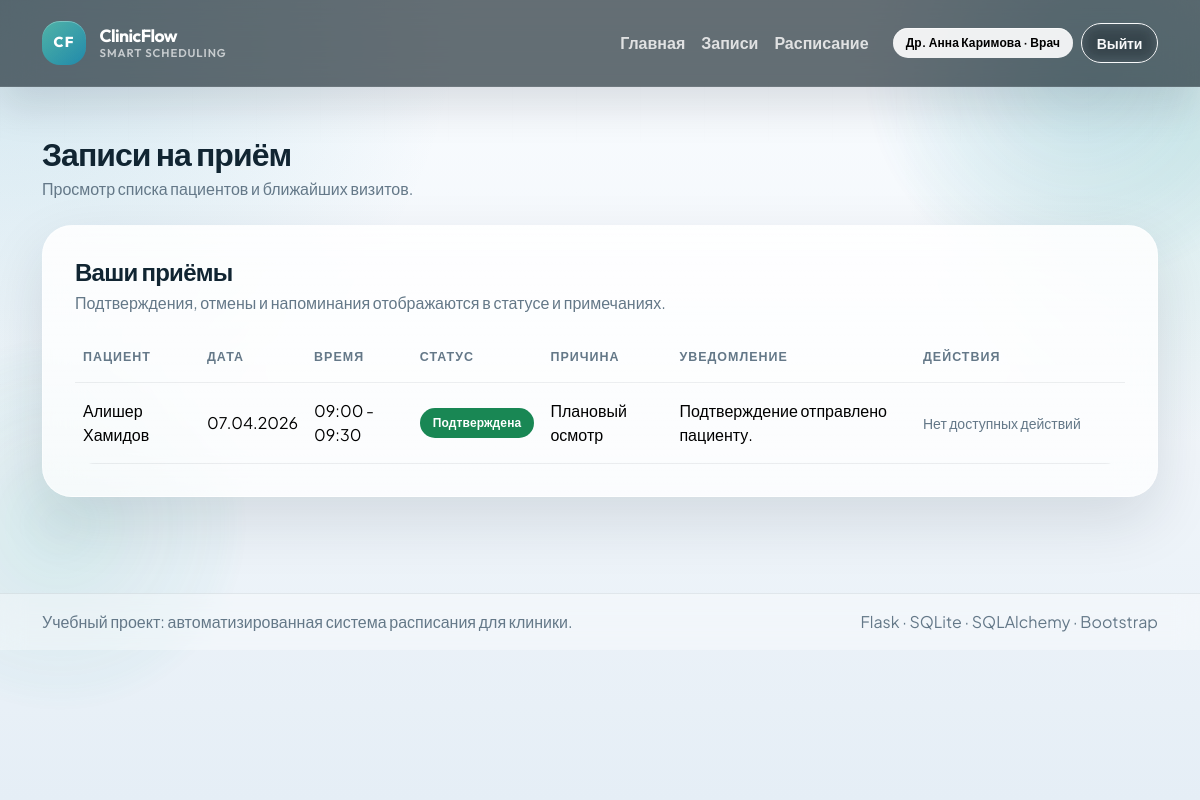
Screenshot of /appointments (signed in) with the database file from the repository.
### models.py (models this page shows, shortened)
class User(db.Model):
    __tablename__ = "users"
    id = db.Column(db.Integer, primary_key=True)
    full_name = db.Column(db.String(120), nullable=False)
    email = db.Column(db.String(120), nullable=False, unique=True, index=True)
    phone = db.Column(db.String(30), unique=True)
    password_hash = db.Column(db.String(255), nullable=False)
    role = db.Column(db.String(20), nullable=False, index=True)
    is_active = db.Column(db.Boolean, default=True, nullable=False)
    created_at = db.Column(db.DateTime, default=datetime.utcnow, nullable=False)
    doctor_profile = db.relationship(
        "Doctor",
        back_populates="user",
        uselist=False,
        cascade="all, delete-orphan",
    )
    patient_profile = db.relationship(
        "Patient",
        back_populates="user",
        uselist=False,
        cascade="all, delete-orphan",
    )

class Appointment(db.Model):
    __tablename__ = "appointments"
    __table_args__ = (
        Index(
            "uq_active_doctor_slot",
            "doctor_id",
            "appointment_date",
            "start_time",
            unique=True,
            sqlite_where=text("status != 'cancelled'"),
        ),
        Index(
            "uq_active_patient_slot",
            "patient_id",
            "appointment_date",
            "start_time",
            unique=True,
            sqlite_where=text("status != 'cancelled'"),
        ),
    )
    id = db.Column(db.Integer, primary_key=True)
    patient_id = db.Column(db.Integer, db.ForeignKey("patients.id"), nullable=False, index=True)
    doctor_id = db.Column(db.Integer, db.ForeignKey("doctors.id"), nullable=False, index=True)
    schedule_id = db.Column(db.Integer, db.ForeignKey("schedules.id"), index=True)
    appointment_date = db.Column(db.Date, nullable=False, index=True)
    start_time = db.Column(db.Time, nullable=False)
    end_time = db.Column(db.Time, nullable=False)
    duration_minutes = db.Column(db.Integer, nullable=False, default=30)
    status = db.Column(db.String(20), nullable=False, default="confirmed", index=True)
    reason = db.Column(db.String(255))
    notes = db.Column(db.Text)
    created_at = db.Column(db.DateTime, default=datetime.utcnow, nullable=False)
    updated_at = db.Column(
        db.DateTime,
        default=datetime.utcnow,
        onupdate=datetime.utcnow,
        nullable=False,
    )
    patient = db.relationship("Patient", back_populates="appointments")
    doctor = db.relationship("Doctor", back_populates="appointments")
    schedule = db.relationship("Schedule", back_populates="appointments")

### routes.py (the view, shortened to what this page needs)
@bp.route("/appointments", methods=["GET", "POST"])
@login_required
def appointments():
    doctors = (
        Doctor.query.options(joinedload(Doctor.user))
        .join(Doctor.user)
        .filter(User.is_active.is_(True))
        .order_by(Doctor.specialization, User.full_name)
        .all()
    )
    booking_patients = (
        Patient.query.options(joinedload(Patient.user))
        .join(Patient.user)
        .filter(User.is_active.is_(True))
        .order_by(User.full_name)
        .all()
        if g.current_user.role == "admin"
        else []
    )
    selected_doctor = None
    selected_doctor_id = request.values.get("doctor_id", type=int)
    selected_date = parse_date(request.values.get("appointment_date")) or date.today()
    if g.current_user.role == "doctor" and g.current_user.doctor_profile:
        selected_doctor = g.current_user.doctor_profile
        selected_doctor_id = selected_doctor.id
    elif doctors:
        selected_doctor_id = selected_doctor_id or doctors[0].id
        selected_doctor = db.session.get(Doctor, selected_doctor_id)
    available_slots = []
    recommended_slot = None
    if selected_doctor and selected_date:
        available_slots, recommended_slot = collect_available_slots(selected_doctor, selected_date)
    appointment_query = Appointment.query.options(
        joinedload(Appointment.doctor).joinedload(Doctor.user),
        joinedload(Appointment.patient).joinedload(Patient.user),
    ).order_by(Appointment.appointment_date, Appointment.start_time)
    if g.current_user.role == "patient" and g.current_user.patient_profile:
        appointment_query = appointment_query.filter_by(patient_id=g.current_user.patient_profile.id)
    elif g.current_user.role == "doctor" and g.current_user.doctor_profile:
        appointment_query = appointment_query.filter_by(doctor_id=g.current_user.doctor_profile.id)
    user_appointments = appointment_query.all()
    return render_template(
        "appointments.html",
        doctors=doctors,
        booking_patients=booking_patients,
        appointments=user_appointments,
        selected_doctor=selected_doctor,
        selected_doctor_id=selected_doctor_id,
        selected_date=selected_date,
        available_slots=available_slots,
        recommended_slot=recommended_slot,
        can_book=g.current_user.role in ("patient", "admin"),
    )

### models.py (called while the page is built)
    @property
    def full_name(self):
        return self.user.full_name if self.user else "Пациент"

### routes.py (called while the page is built)
@bp.before_app_request
def load_logged_in_user():
    user_id = session.get("user_id")
    g.current_user = db.session.get(User, user_id) if user_id else None

@bp.app_context_processor
def inject_globals():
    return {
        "current_user": g.get("current_user"),
        "role_labels": ROLE_LABELS,
        "status_labels": STATUS_LABELS,
        "today_date": date.today(),
    }

def login_required(view):
    @wraps(view)
    def wrapped_view(*args, **kwargs):
        if not g.current_user or not g.current_user.is_active:
            session.clear()
            flash("Войдите в систему, чтобы продолжить работу.", "warning")
            return redirect(url_for("main.login"))
        return view(*args, **kwargs)
    return wrapped_view

def parse_date(value):
    if not value:
        return None
    try:
        return datetime.strptime(value, "%Y-%m-%d").date()
    except ValueError:
        return None

def get_active_appointments_for_doctor(doctor_id, appointment_date, exclude_appointment_id=None):
    query = (
        Appointment.query.filter_by(doctor_id=doctor_id, appointment_date=appointment_date)
        .filter(Appointment.status != "cancelled")
        .order_by(Appointment.start_time)
    )
    if exclude_appointment_id:
        query = query.filter(Appointment.id != exclude_appointment_id)
    return query.all()

### templates/appointments.html (shortened to what this page needs)
{% extends "base.html" %}
{% block content %}
<div class="d-flex justify-content-between align-items-center flex-wrap gap-3 mb-4">
    <div>
        <h2 class="fw-bold mb-1">Записи на приём</h2>
        <p class="text-secondary mb-0">
            {% if current_user.role == 'doctor' %}
                Просмотр списка пациентов и ближайших визитов.
            {% elif current_user.role == 'admin' %}
                Бронирование, перенос и отмена записей пациентов.
            {% else %}
                Выберите врача, дату и свободный слот для записи.
            {% endif %}
        </p>
    </div>
</div>
<div class="surface-card">
    <div class="d-flex justify-content-between align-items-center flex-wrap gap-3 mb-3">
        <div>
            <h4 class="fw-bold mb-1">
                {% if current_user.role == 'admin' %}
                    Все записи клиники
                {% elif current_user.role == 'doctor' %}
                    Ваши приёмы
                {% else %}
                    Ваши записи
                {% endif %}
            </h4>
            <p class="text-secondary mb-0">Подтверждения, отмены и напоминания отображаются в статусе и примечаниях.</p>
        </div>
    </div>
    <div class="table-responsive">
        <table class="table align-middle">
            <thead>
                <tr>
                    {% if current_user.role != 'patient' %}
                        <th>Пациент</th>
                    {% endif %}
                    <th>Дата</th>
                    <th>Время</th>
                    <th>Статус</th>
                    <th>Причина</th>
                    <th>Уведомление</th>
                    <th>Действия</th>
                </tr>
            </thead>
            <tbody>
                {% for appointment in appointments %}
                    <tr>
                        {% if current_user.role != 'patient' %}
                            <td>{{ appointment.patient.full_name }}</td>
                        {% endif %}
                        <td>{{ appointment.appointment_date.strftime('%d.%m.%Y') }}</td>
                        <td>{{ appointment.start_time.strftime('%H:%M') }} - {{ appointment.end_time.strftime('%H:%M') }}</td>
                        <td>
                            <span class="badge {% if appointment.status == 'cancelled' %}text-bg-secondary{% elif appointment.status == 'rescheduled' %}text-bg-warning{% else %}text-bg-success{% endif %}">
                                {{ status_labels[appointment.status] }}
                            </span>
                        </td>
                        <td>{{ appointment.reason or 'Не указана' }}</td>
                        <td>{{ appointment.notes or 'Напоминание будет отправлено автоматически.' }}</td>
                        <td class="actions-column">
                            {% if current_user.role == 'patient' and appointment.status != 'cancelled' %}
                                <form method="post" action="{{ url_for('main.cancel_appointment', appointment_id=appointment.id) }}">
                                    <button type="submit" class="btn btn-outline-danger btn-sm">Отменить</button>
                                </form>
                            {% else %}
                                <span class="text-secondary small">Нет доступных действий</span>
                            {% endif %}
                        </td>
                    </tr>
                {% else %}
                    <tr>
                        <td colspan="8" class="text-center text-secondary py-4">Записей пока нет.</td>
                    </tr>
                {% endfor %}
            </tbody>
        </table>
    </div>
</div>
{% endblock %}

### templates/base.html (shortened to what this page needs)
<!doctype html>
<html lang="ru">
<head>
    <link href="https://cdn.jsdelivr.net/npm/bootstrap@5.3.3/dist/css/bootstrap.min.css" rel="stylesheet">
    <link rel="stylesheet" href="{{ url_for('static', filename='style.css') }}">
</head>
<body class="app-body">
    <div class="app-backdrop" aria-hidden="true">
        <span class="app-orb orb-one"></span>
        <span class="app-orb orb-two"></span>
        <span class="app-grid"></span>
    </div>
    <nav class="navbar navbar-expand-lg navbar-dark app-navbar">
        <div class="container">
            <a class="navbar-brand app-brand" href="{{ url_for('main.index') }}">
                <span class="brand-mark">CF</span>
                <span class="brand-copy">
                    <span class="brand-name">ClinicFlow</span>
                    <span class="brand-note">smart scheduling</span>
                </span>
            </a>
            <div class="collapse navbar-collapse" id="mainNav">
                <ul class="navbar-nav ms-auto align-items-lg-center">
                    <li class="nav-item">
                        <a class="nav-link" href="{{ url_for('main.index') }}">Главная</a>
                    </li>
                    {% if current_user %}
                        <li class="nav-item">
                            <a class="nav-link" href="{{ url_for('main.appointments') }}">Записи</a>
                        </li>
                        {% if current_user.role in ['doctor', 'admin'] %}
                            <li class="nav-item">
                                <a class="nav-link" href="{{ url_for('main.schedule_view') }}">Расписание</a>
                            </li>
                        {% endif %}
                        <li class="nav-item ms-lg-3">
                            <span class="badge text-bg-light user-badge">
                                {{ current_user.full_name }} · {{ role_labels[current_user.role] }}
                            </span>
                        </li>
                        <li class="nav-item ms-lg-2">
                            <a class="btn btn-outline-light btn-sm" href="{{ url_for('main.logout') }}">Выйти</a>
                        </li>
                    {% else %}
                        <li class="nav-item ms-lg-3">
                            <a class="btn btn-outline-light btn-sm me-2" href="{{ url_for('main.login') }}">Войти</a>
                            <a class="btn btn-light btn-sm" href="{{ url_for('main.register') }}">Регистрация</a>
                        </li>
                    {% endif %}
                </ul>
            </div>
        </div>
    </nav>
    <main class="container py-4 py-lg-5 app-main">
        {% block content %}{% endblock %}
    </main>
    <footer class="app-footer">
        <div class="container py-3 d-flex flex-column flex-md-row justify-content-between gap-2">
            <span>Учебный проект: автоматизированная система расписания для клиники.</span>
            <span>Flask · SQLite · SQLAlchemy · Bootstrap</span>
        </div>
    </footer>
</body>
</html>

### rows the page displays
User: full_name "Др. Анна Каримова", role "Врач"
Appointment: patient.full_name "Алишер Хамидов", appointment_date "07.04.2026", start_time "09:00", end_time "09:30", status "Подтверждена", reason "Плановый осмотр", notes "Подтверждение отправлено пациенту."
